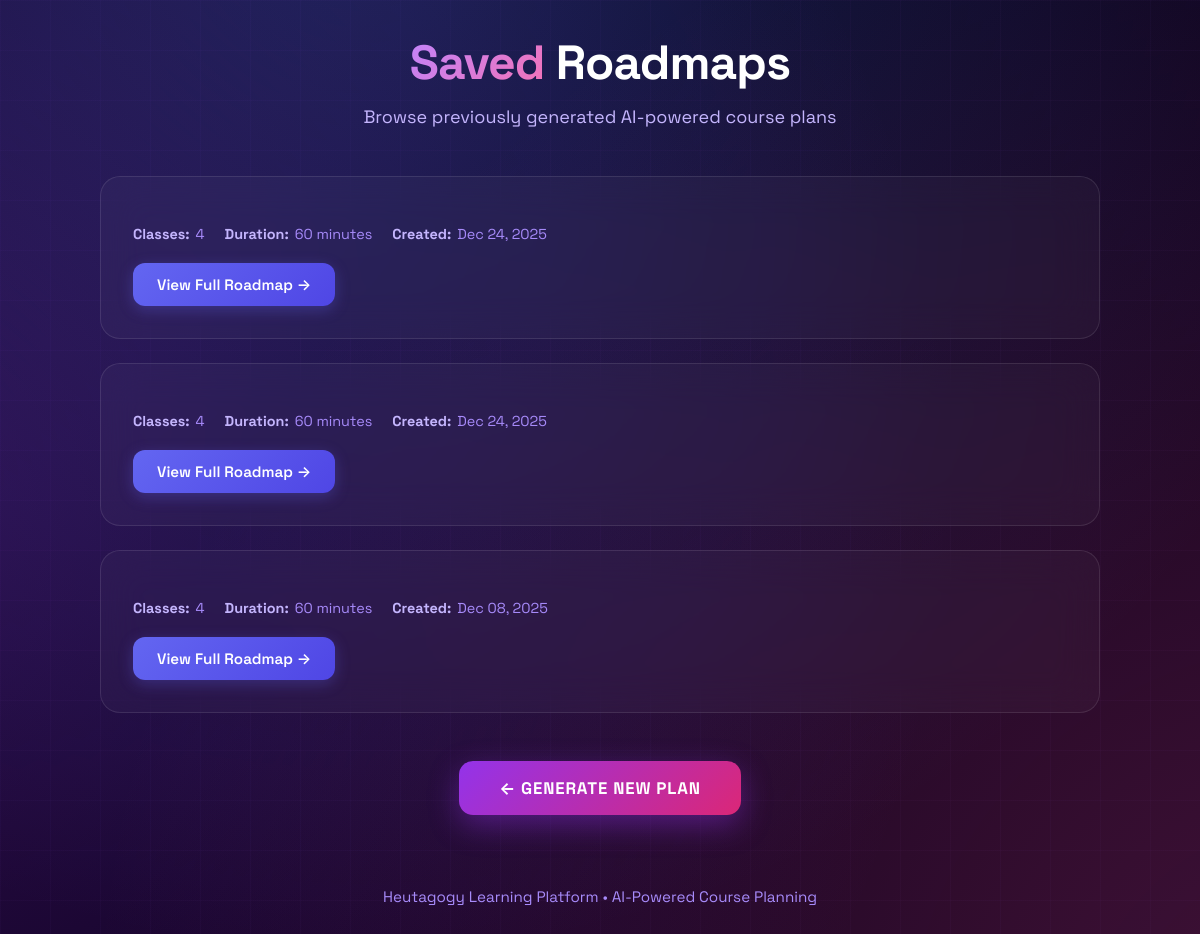
Page /teacher/plans/ on the earlier database version.
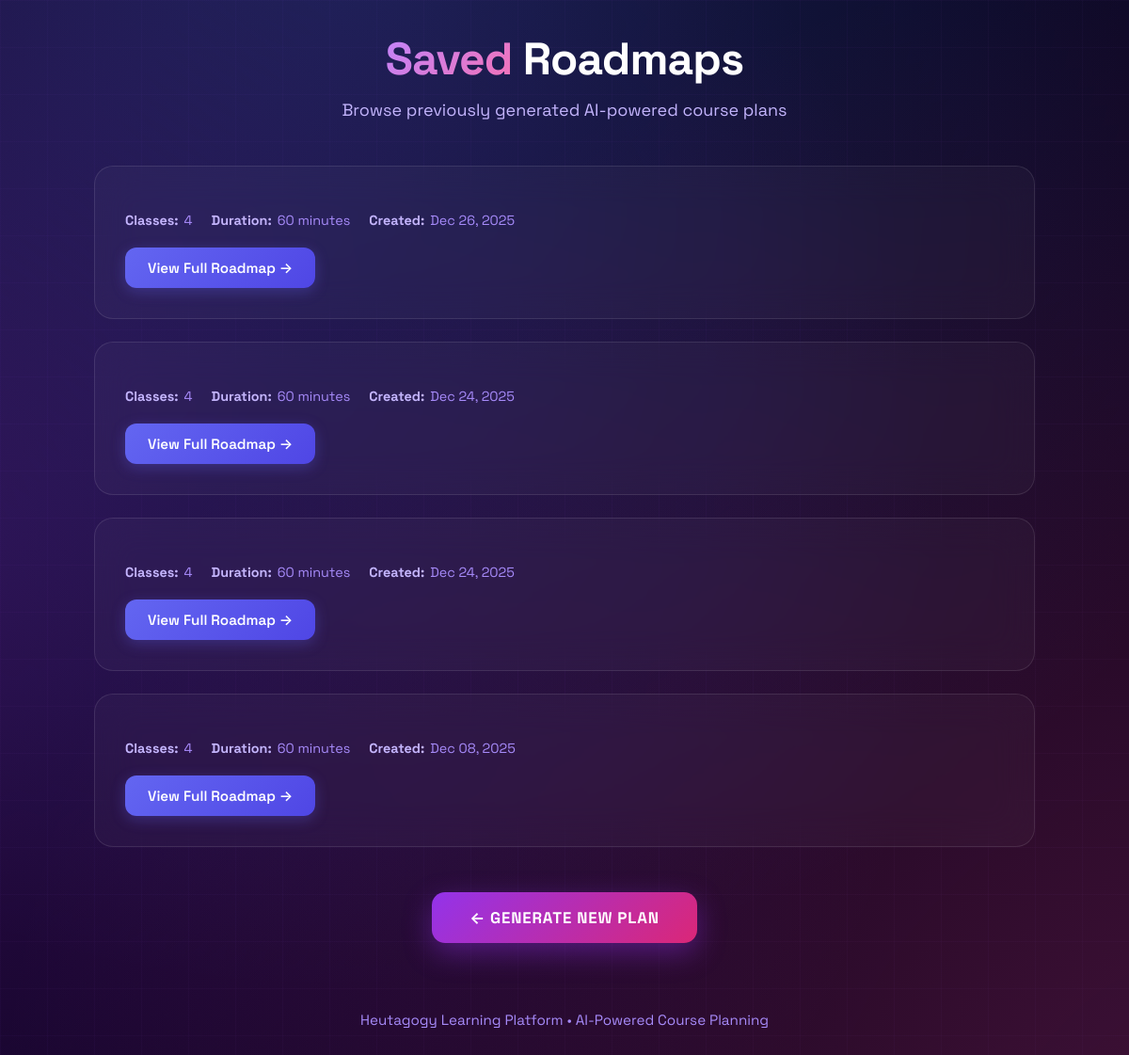
Same page on the later database version.
### teacher/models.py (models this page shows)
class CoursePlan(models.Model):
    course_name = models.CharField(max_length=200)
    course_outcomes = models.TextField()
    num_classes = models.IntegerField()
    class_duration = models.IntegerField()   # minutes
    class_size = models.IntegerField()
    roadmap = models.TextField()             # generated roadmap JSON or text
    created_at = models.DateTimeField(auto_now_add=True)

### teacher/views.py (the view)
# urls.py: path("plans/", views.view_plans, name="view-plans"),
def view_plans(request):
    plans = CoursePlan.objects.order_by("-created_at")
    paginator = Paginator(plans, 5)  # 5 plans per page
    page_number = request.GET.get("page")
    page_obj = paginator.get_page(page_number)
    return render(request, "teacher/view_plans.html", {
        "page_obj": page_obj
    })

### teacher/templates/teacher/view_plans.html (shortened to what this page needs)
<!DOCTYPE html>
<html lang="en">
<head>
</head>
<body>
  <div class="container">
    <div class="inner">
      <div class="header">
        <h1><span class="highlight">Saved</span> Roadmaps</h1>
        <p>Browse previously generated AI-powered course plans</p>
      </div>
      <div class="plans-list">
        {% for plan in page_obj %}
          <div class="plan-card">
            <div class="plan-meta">
              <span>
                <strong>Classes:</strong> {{ plan.num_classes }}
              </span>
              <span>
                <strong>Duration:</strong> {{ plan.class_duration }} minutes
              </span>
              <span>
                <strong>Created:</strong> {{ plan.created_at|date:"M d, Y" }}
              </span>
            </div>
            <a href="{% url 'plan-detail' plan.id %}" class="view-btn">
              View Full Roadmap →
            </a>
          </div>
        {% empty %}
          <div class="empty-state">
            <p>No plans generated yet. Create your first roadmap!</p>
          </div>
        {% endfor %}
      </div>
      <div class="action-section">
        <a href="{% url 'teacher-plan' %}" class="new-plan-btn">
          ← Generate New Plan
        </a>
      </div>
      <div class="footer">
        <p>Heutagogy Learning Platform • AI-Powered Course Planning</p>
      </div>
    </div>
  </div>
</body>
</html>

### teacher/templates/teacher/view_plans.html (style rules this page uses)
* { margin: 0; padding: 0; box-sizing: border-box; }
body { font-family: 'Space Grotesk', -apple-system, BlinkMacSystemFont, sans-serif; min-height: 100vh; background: #0a0118; position: relative; overflow-x: hidden; }
body::before { content: ''; position: fixed; width: 200%; height: 200%; top: -50%; left: -50%; background: radial-gradient(circle at 20% 50%, rgba(147, 51, 234, 0.25) 0%, transparent 50%), radial-gradient(circle at 80% 80%, rgba(236, 72, 153, 0.25) 0%, transparent 50%), radial-gradient(circle at 40% 20%, rgba(59, 130, 246, 0.25) 0%, transparent 50%); animation: drift 20s ease-in-out infinite; z-index: 0; }
body::after { content: ''; position: fixed; inset: 0; background-image: linear-gradient(rgba(168, 85, 247, 0.03) 1px, transparent 1px), linear-gradient(90deg, rgba(168, 85, 247, 0.03) 1px, transparent 1px); background-size: 50px 50px; pointer-events: none; z-index: 0; }
.container { position: relative; z-index: 10; min-height: 100vh; padding: 32px 20px; }
.inner { max-width: 1000px; margin: 0 auto; }
.header { text-align: center; margin-bottom: 48px; animation: fadeInDown 0.8s ease-out; }
.header h1 { font-size: 3rem; font-weight: 700; color: white; margin-bottom: 12px; letter-spacing: -0.02em; }
.header .highlight { background: linear-gradient(135deg, #c084fc, #f472b6); -webkit-background-clip: text; -webkit-text-fill-color: transparent; background-clip: text; }
.header p { color: #c4b5fd; font-size: 1.125rem; }
.plans-list { margin-bottom: 48px; }
.plan-card { background: rgba(255, 255, 255, 0.03); backdrop-filter: blur(20px); border: 1px solid rgba(255, 255, 255, 0.1); border-radius: 20px; padding: 32px; margin-bottom: 24px; transition: all 0.4s cubic-bezier(0.4, 0, 0.2, 1); position: relative; overflow: hidden; animation: fadeInUp 0.8s ease-out both; }
.plan-card:nth-child(1) { animation-delay: 0.1s; }
.plan-card:nth-child(2) { animation-delay: 0.2s; }
.plan-card:nth-child(3) { animation-delay: 0.3s; }
.plan-card:nth-child(4) { animation-delay: 0.4s; }
.plan-card::before { content: ''; position: absolute; inset: 0; background: linear-gradient(135deg, rgba(168, 85, 247, 0.1), rgba(236, 72, 153, 0.1)); opacity: 0; transition: opacity 0.4s; }
.plan-meta { display: flex; flex-wrap: wrap; gap: 20px; margin-bottom: 20px; font-size: 0.9rem; color: #a78bfa; }
.plan-meta span { display: flex; align-items: center; gap: 6px; }
.plan-meta strong { color: #c4b5fd; }
.view-btn { display: inline-flex; align-items: center; gap: 8px; padding: 12px 24px; background: linear-gradient(135deg, #6366f1, #4f46e5); border: none; border-radius: 12px; color: white; font-size: 0.95rem; font-weight: 600; text-decoration: none; font-family: inherit; cursor: pointer; transition: all 0.3s; box-shadow: 0 4px 15px rgba(99, 102, 241, 0.3); position: relative; overflow: hidden; }
.view-btn::before { content: ''; position: absolute; top: 0; left: -100%; width: 100%; height: 100%; background: linear-gradient(90deg, transparent, rgba(255,255,255,0.2), transparent); transition: left 0.5s; }
.action-section { text-align: center; margin-bottom: 48px; }
.new-plan-btn { display: inline-flex; align-items: center; gap: 12px; padding: 16px 40px; background: linear-gradient(135deg, #9333ea, #db2777); border: none; border-radius: 14px; color: white; font-size: 1.05rem; font-weight: 700; text-decoration: none; font-family: inherit; cursor: pointer; transition: all 0.3s; box-shadow: 0 10px 30px rgba(147, 51, 234, 0.4); text-transform: uppercase; letter-spacing: 0.05em; }
.footer { text-align: center; color: #a78bfa; font-size: 0.95rem; padding: 24px; }

Differences in the rows shown:
added CoursePlan: num_classes "4", class_duration "60", created_at "Dec 26, 2025"
